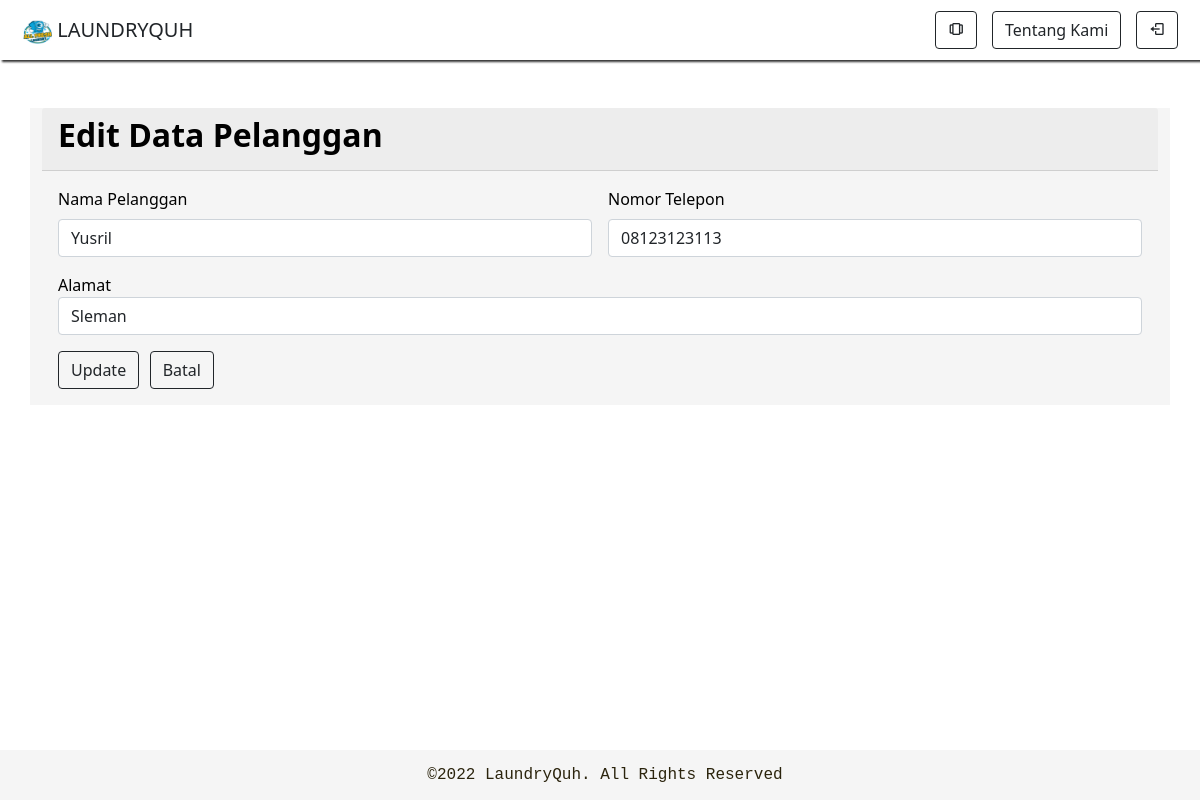
The app's page /pelanggan_edit.php?id=1 (signed in) with its own data.
### tables this page shows
CREATE TABLE `pelanggan` (
  `pelanggan_id` int(11) NOT NULL,
  `pelanggan_nama` varchar(255) NOT NULL,
  `pelanggan_hp` varchar(20) NOT NULL,
  `pelanggan_alamat` text NOT NULL
);

### functions/user.php (called while the page is built, shortened)
<?php
    function escape ($data){
        global $konek;
        return mysqli_real_escape_string($konek, $data);
    }
    function cek_status ($nama){
    global $konek;
    $nama = escape($nama);
    $query = "SELECT role FROM users WHERE username ='$nama'";
    $result = mysqli_query($konek, $query);
    $status = mysqli_fetch_assoc($result)['role'];
    if($status == 1) return true;
    else return false;
    }
?>

### pelanggan_edit.php (the view, shortened to what this page needs)
<!doctype html>
<html lang="en">
  <head>
    <link href="https://cdn.jsdelivr.net/npm/bootstrap@5.0.2/dist/css/bootstrap.min.css" rel="stylesheet">
    <link href='https://unpkg.com/boxicons@2.1.2/css/boxicons.min.css' rel='stylesheet'>
  </head>
  <body>
  <nav class="navbar navbar-expand-lg">
      <div class="container-fluid">
        <span class="navbar-brand" >
          <img src="img\logo.png" alt="" width="30" height="24"> <a href="index.php" class="link-dark" style="text-decoration: none"> LAUNDRYQUH </a>
        </span>
        <div class="nav justify-content-end" id="navbarNav">
        <ul class="navbar-nav ">
          <form class="d-flex">
            <li>
            <?php if(cek_status($_SESSION['user']))
                echo "<li class='nav-item'>
                <a class='btn btn-outline-dark' name='pengelolaan' aria-current='page' href='kelola.php'><i class='bx bx-carousel'></i></a>
              </li>"
              ?>
            </li>
            <li class="nav-item">
              <a class="btn btn-outline-dark" name="about" href="aboutus.php">Tentang Kami</a>
            </li>
            <li class="nav-item">
              <a class="btn btn-outline-dark" name="logout" href="logout.php"><i class='bx bx-log-out'></i> </a>
            </li>
            </form>
          </ul>
        </div>
      </div>
    </nav>
    <br><br>
        <div class="container">
        <div class="card-header">
            <h2><b> Edit Data Pelanggan </b></h2>
        </div>
        <div class="card-body">
        <?php
                require_once "functions/db.php";
                $id = $_GET['id'];
                $data = mysqli_query($konek,"select * from pelanggan where pelanggan_id='$id'");
                while($d=mysqli_fetch_array($data)){
        ?>
        <form class="row g-3" method="post" action="pelanggan_update.php">
        <div class="col-md-6">
            <label for="nama_pelanggan" class="form-label">Nama Pelanggan</label>
            <input type="text" class="form-control" name="nama" placeholder="Masukkan nama .." value="<?php echo $d['pelanggan_nama']; ?>">
        </div>
        <div class="col-md-6">
            <label for="nomor_telepon" class="form-label">Nomor Telepon</label>
            <input type="text" class="form-control" name="hp" value="<?php echo $d['pelanggan_hp']; ?>">
        </div>
        <div class="col-12">
          <div class="form-outline w-20">
          <label for="textarea">Alamat</label>
          <input type="text" class="form-control" name="alamat" placeholder="Masukkan alamat" value="<?php echo $d['pelanggan_alamat']; ?>"></input>
          </div>
        </div>
        <div class="col-md-1">
            <button type="submit" class="btn btn-outline-dark" value="Update">Update</button>
        </div>
        <div class="col-md-6">
            <button type="reset" class="btn btn-outline-dark">Batal</button>
        </div>
        </form>
        <?php
            }
        ?>
        </div>
        </div>
        <br><br><br><br>
  </body>
  <?php require_once "view/footer.php"; ?>
</html>

### pelanggan_edit.php (style rules this page uses)
body { color: black; }
.container { background-color: whitesmoke; background-size: cover; }
.navbar-expand-lg { background-color: #fff; box-shadow: 2px 2px 2px rgba(0,0,0,0.8); padding: 10px; border: 1px dashed dark; }

### records on screen
pelanggan: nama "Yusril", hp "08123123113", alamat "Sleman"
